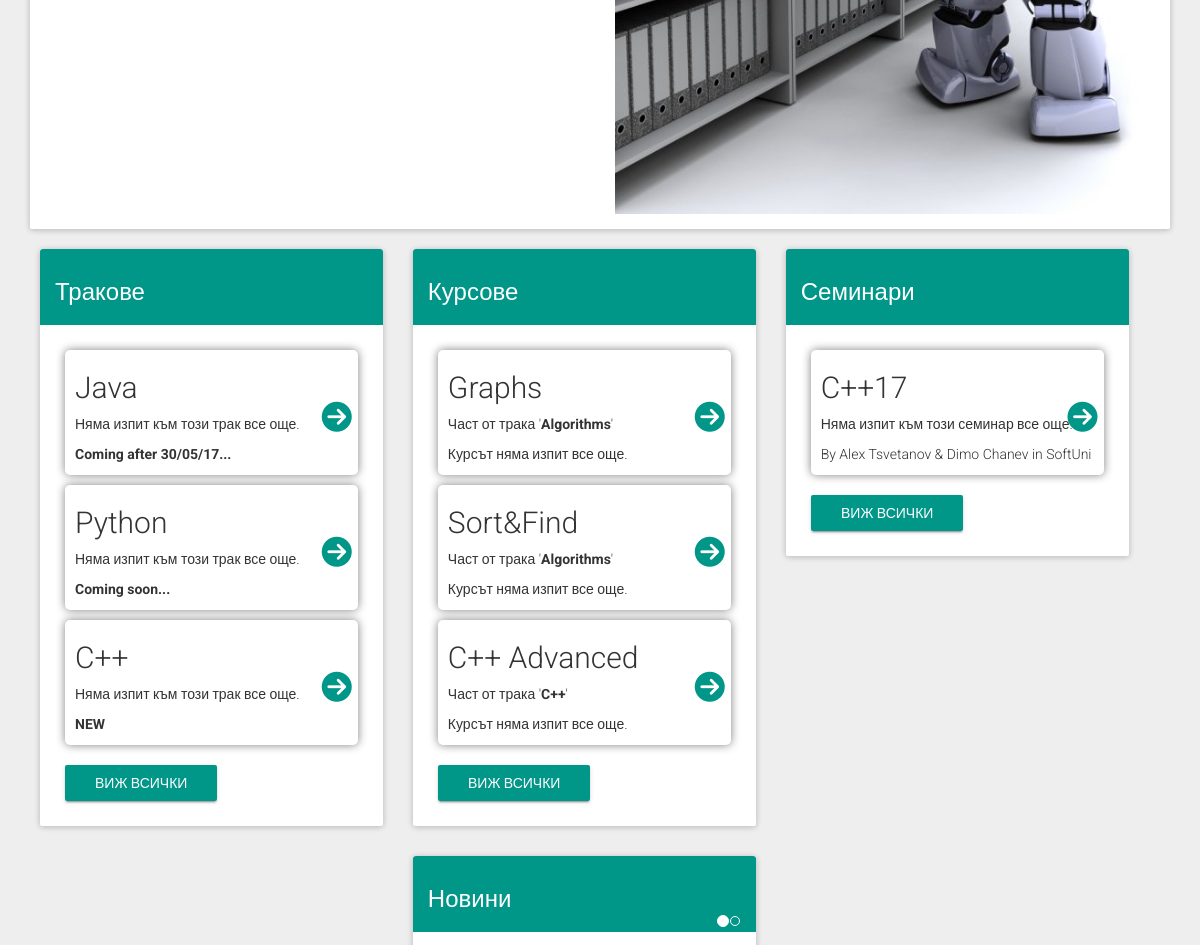
/ (middle part), run on an earlier commit of the app's database.
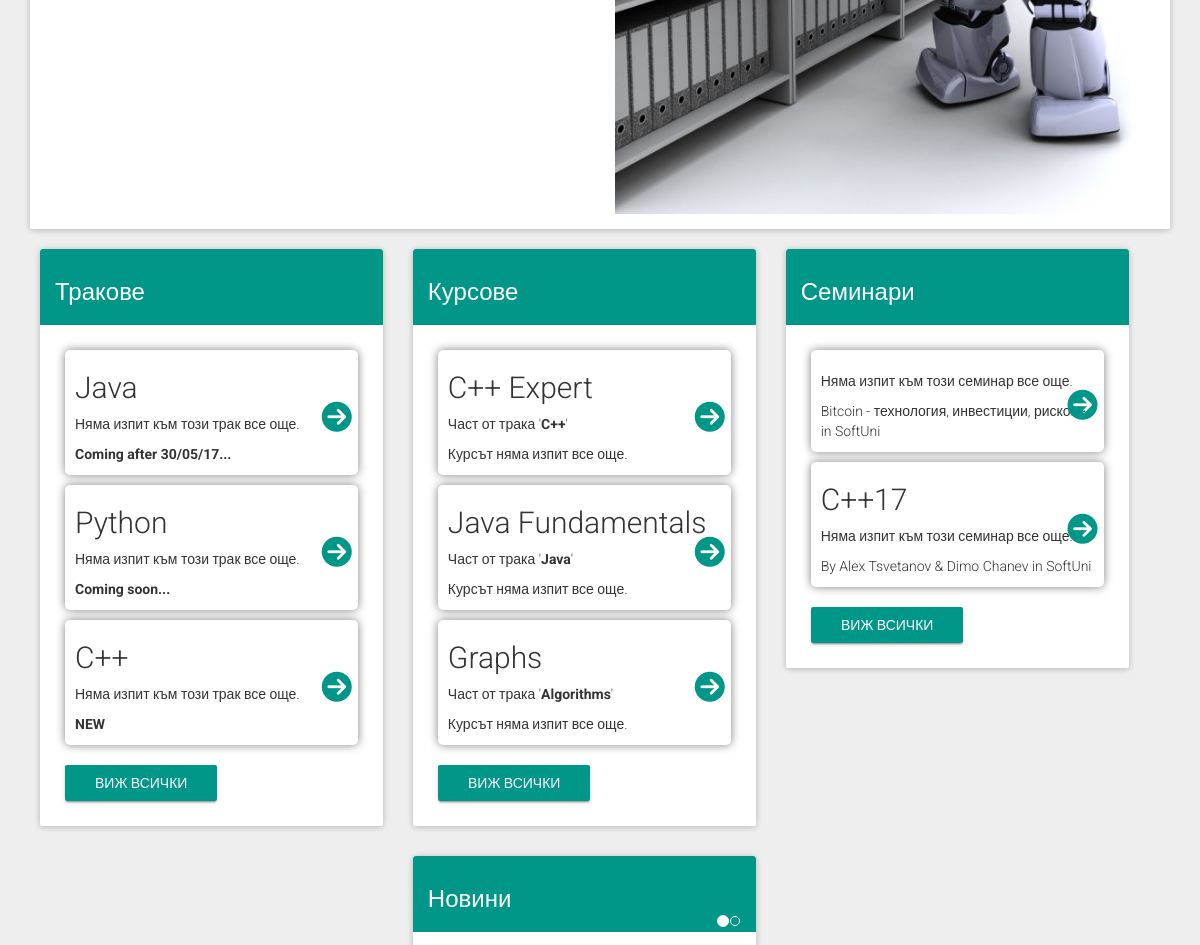
And on a later commit of the database.
### tables this page shows
CREATE TABLE `Tracks` (
  `Num` bigint(20) UNSIGNED NOT NULL,
  `ID` text NOT NULL,
  `Name` text NOT NULL,
  `Folder` text NOT NULL,
  `ExamLink` text NOT NULL,
  `Author` text NOT NULL
);

CREATE TABLE `Courses` (
  `Num` bigint(20) UNSIGNED NOT NULL,
  `ID` text NOT NULL,
  `Track` text NOT NULL,
  `Link` text NOT NULL,
  `Label` text NOT NULL,
  `ExamLink` text
);

CREATE TABLE `Seminars` (
  `Num` bigint(20) UNSIGNED NOT NULL,
  `ID` text NOT NULL,
  `Name` text NOT NULL,
  `Link` text NOT NULL,
  `Source` text NOT NULL,
  `Label` text NOT NULL,
  `ExamLink` text,
  `Author` text NOT NULL
);

### lib/mysql.php (called while the page is built, shortened)
<?php
	class MySQL
	{
		public  $servername = "localhost";
		private $username = "root";
		private $password = "tts2002";
		public $conn;
		function __construct (string $dbname_param)
		{
			$this->dbname = $dbname_param;
			$this->conn = new mysqli ($this->servername, $this->username, $this->password, $this->dbname);
		}
		function query (string $command)
		{
			return ($this->conn->query ($command));
		}
	}
?>

### lib/get/news.php (the view, shortened to what this page needs)
<?php
	include_once ($_SERVER["DOCUMENT_ROOT"] . "/lib/mysql.php");
	$dbname = "Infocourse";
	$conn = new MySQL ($dbname);
	$sql = "SELECT * FROM `News` ORDER BY `Num` DESC LIMIT 3";
	$result = $conn->query($sql);
	if ($result->num_rows > 0)
	{
		$items="";
		$index=0;
		while($row = $result->fetch_assoc())
		{
			if ($index == 0)
				$indicatiors = $indicatiors . '<li data-target="#carousel-news" data-slide-to="'.$index.'" class="indicator-item active"></li>';
			else
				$indicatiors = $indicatiors . '<li data-target="#carousel-news" data-slide-to="'.$index.'" class="indicator-item"></li>';
			if ($index == 0)
				$items = $items . ' <div class="news item active"> <div class="content"><a href="/news"> <img src="'.$row["img"].'" alt="'.$row["alt"].'"> </a> <div> <h3 class="post-title" title="'.$row["alt"].'"> <a href="/news">'.$row["alt"].'</a> </h3> <p class="home-page-news-description">'.$row["full_info"].'</p> </div></div> <p class="dots">&bull; &bull; &bull;</p> </div>';
			else
				$items = $items . ' <div class="news item"> <div class="content"><a href="/news"> <img src="'.$row["img"].'" alt="'.$row["alt"].'"> </a> <div> <h3 class="post-title" title="'.$row["alt"].'"> <a href="/news">'.$row["alt"].'</a> </h3> <p class="home-page-news-description">'.$row["full_info"].'</p> </div></div> <p class="dots">&bull; &bull; &bull;</p> </div>';
			$index ++;
		}
		echo '<div id="carousel-news" class="carousel slide news-slider" data-ride="carousel"> <ol class="carousel-indicators news-indicatiors"> '.$indicatiors.' </ol> <div class="carousel-inner" role="listbox"> '.$items.' </div> </div><script>$(\'#carousel-news\').carousel(); </script>';
	}
?>

### lib/get/mini-tracks.php
<?php
	include_once ($_SERVER["DOCUMENT_ROOT"] . "/lib/mysql.php");
	$dbname = "Infocourse";
	$conn = new MySQL ($dbname);
	$sql = "SELECT * FROM `Tracks` ORDER BY `Num` DESC LIMIT 3";
	$result = $conn->query($sql);
	if ($result->num_rows > 0)
	{
		while($row = $result->fetch_assoc())
		{
			echo "<li class=\"course-item\">";
			echo "<h2>{$row["Name"]} <a href=\"{$row["Folder"]}\"><i class=\"fa fa-arrow-circle-right right-arrow\" aria-hidden=\"true\"></i></a></h2>";
			if ($row["ExamLink"] != "#")
				echo "<a href=\"{$row["ExamLink"]}\" role=\"button\" class=\"btn btn-raised btn-success\">Към изпита »</a>";
			else
				echo "<p>Няма изпит към този трак все още.</p>";
			echo "<p>{$row["ID"]}</p>";
			echo "</li>";
		}
	}
?>

### lib/get/mini-courses.php
<?php
	include_once ($_SERVER["DOCUMENT_ROOT"] . "/lib/mysql.php");
	$dbname = "Infocourse";
	$conn = new MySQL ($dbname);
	$sql = "SELECT * FROM `Courses` ORDER BY `Num` DESC LIMIT 3";
	$result = $conn->query($sql);
	if ($result->num_rows > 0)
	{
		while($row = $result->fetch_assoc())
		{
			echo "<li class=\"course-item\">";
			echo "<h2>{$row["ID"]} <a href=\"{$row["Link"]}\"><i class=\"fa fa-arrow-circle-right right-arrow\" aria-hidden=\"true\"></i></a></h2>";
			echo "<p>Част от трака '<strong>{$row["Track"]}</strong>'</p>";
			if ($row["ExamLink"] != "#")
				echo "<a href=\"{$row["ExamLink"]}\" role=\"button\" class=\"btn btn-raised btn-success\">Към изпита »</a>";
			else
				echo "<p>Курсът няма изпит все още.</p>";
			echo "</li>";
		}
	}
?>

### lib/get/mini-seminars.php
<?php
	include_once ($_SERVER["DOCUMENT_ROOT"] . "/lib/mysql.php");
	$dbname = "Infocourse";
	$conn = new MySQL ($dbname);
	$sql = "SELECT * FROM `Seminars` ORDER BY `Num` DESC LIMIT 3";
	$result = $conn->query($sql);
	if ($result->num_rows > 0)
	{
		while($row = $result->fetch_assoc())
		{
			echo "<li class=\"course-item\">";
			echo "<h2>{$row["Name"]} <a href=\"{$row["Link"]}\"><i class=\"fa fa-arrow-circle-right right-arrow\" aria-hidden=\"true\"></i></a></h2>";
			if ($row["ExamLink"] != "#")
				echo "<a href=\"{$row["ExamLink"]}\" role=\"button\" class=\"btn btn-raised btn-success\">Към изпита »</a>";
			else
				echo "<p>Няма изпит към този семинар все още.</p>";
			echo "<p>{$row["Label"]}</p>";
			echo "</li>";
		}
	}
?>

What changed in the data, as far as the page shows it:
no longer on this page (row unchanged): courses: ID "Sort&Find", Track "Algorithms", ExamLink "Курсът няма изпит все още."
no longer on this page (row unchanged): courses: ID "C++ Advanced", Track "C++", ExamLink "Курсът няма изпит все още."
added courses: ID "C++ Expert", Track "C++", ExamLink "Курсът няма изпит все още."
added courses: ID "Java Fundamentals", Track "Java", ExamLink "Курсът няма изпит все още."
added seminars: ExamLink "Няма изпит към този семинар все още.", Label "Bitcoin - технология, инвестиции, рискове in SoftUni"
